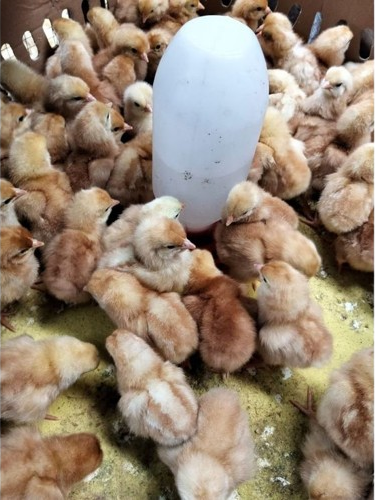
#> input picture src/assets/raw-images/doc-petelur-betina.png, 375 x 500 px, found by its file name
$ python trim.py
#> lines starting #> are read from the running program, lines starting #| are printed output that depends on the picture
#> further down, im is the input picture: PIL image 375x500 RGBA; mean R, G, B, A 148.4, 130.8, 112.7, 254.3
from PIL import Image, ImageChops

def trim(im):
    bg = Image.new(im.mode, im.size, im.getpixel((0,0)))
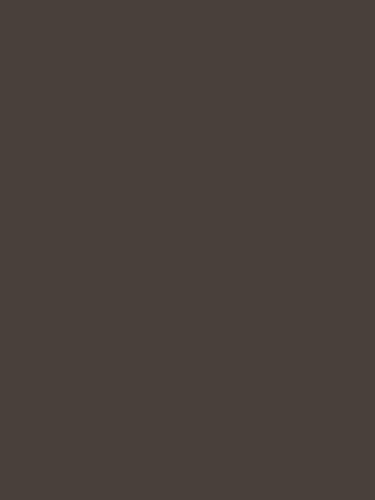
#> bg: PIL image 375x500 RGBA; mean R, G, B, A 48, 37, 31, 223; transparent parts drawn white
    diff = ImageChops.difference(im, bg)
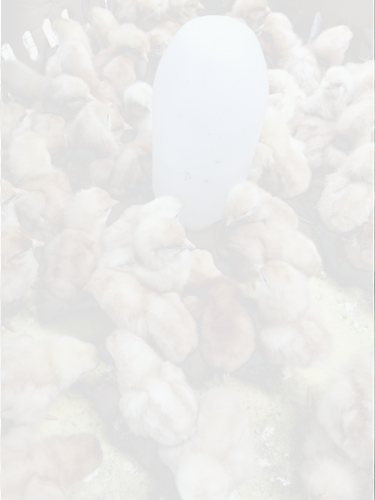
#> diff: PIL image 375x500 RGBA; mean R, G, B, A 103, 96.6, 85.4, 32.2; transparent parts drawn white
    diff = ImageChops.add(diff, diff, 2.0, -100)
    bbox = diff.getbbox()
#> bbox = (374, 0, 375, 500)
    if bbox:
        return im.crop(bbox)
    return im

try:
    path = r"c:\laragon\www\umkm-ayam-landing\src\assets\raw-images\doc-petelur-betina.png"
    im = Image.open(path)
    trimmed_im = trim(im)
    trimmed_im.save(path)
    print("Trimmed successfully.")
except Exception as e:
    print("Error:", e)
